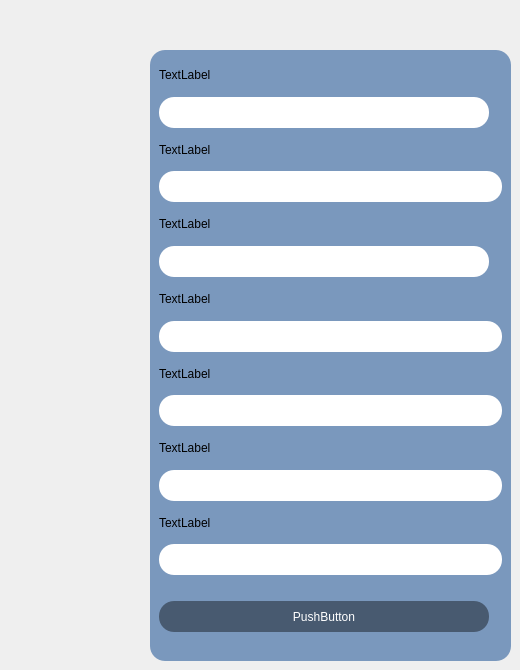
            <widget class="QWidget" name="registrar_transac">
             <widget class="QFrame" name="frame_7">
              <property name="geometry">
               <rect>
                <x>150</x>
                <y>50</y>
                <width>361</width>
                <height>611</height>
               </rect>
              </property>
              <property name="minimumSize">
               <size>
                <width>124</width>
                <height>318</height>
               </size>
              </property>
              <property name="styleSheet">
               <string notr="true">background-color: rgb(122, 152, 189);
border-radius:15px;
border-color: rgb(0, 0, 0);</string>
              </property>
              <property name="frameShape">
               <enum>QFrame::StyledPanel</enum>
              </property>
              <property name="frameShadow">
               <enum>QFrame::Raised</enum>
              </property>
              <layout class="QVBoxLayout" name="verticalLayout_4">
               <item>
                <widget class="QLabel" name="label_15">
                 <property name="text">
                  <string>TextLabel</string>
                 </property>
                </widget>
               </item>
               <item>
                <widget class="QLineEdit" name="lineEdit">
                 <property name="minimumSize">
                  <size>
                   <width>330</width>
                   <height>31</height>
                  </size>
                 </property>
                 <property name="maximumSize">
                  <size>
                   <width>171</width>
                   <height>31</height>
                  </size>
                 </property>
                 <property name="styleSheet">
                  <string notr="true">background-color: rgb(255, 255, 255);</string>
                 </property>
                </widget>
               </item>
               <item>
                <widget class="QLabel" name="label_16">
                 <property name="text">
                  <string>TextLabel</string>
                 </property>
                </widget>
               </item>
               <item>
                <widget class="QLineEdit" name="lineEdit_2">
                 <property name="minimumSize">
                  <size>
                   <width>330</width>
                   <height>31</height>
                  </size>
                 </property>
                 <property name="styleSheet">
                  <string notr="true">background-color: rgb(255, 255, 255);</string>
                 </property>
                </widget>
               </item>
               <item>
                <widget class="QLabel" name="label_17">
                 <property name="text">
                  <string>TextLabel</string>
                 </property>
                </widget>
               </item>
               <item>
                <widget class="QLineEdit" name="lineEdit_3">
                 <property name="maximumSize">
                  <size>
                   <width>330</width>
                   <height>31</height>
                  </size>
                 </property>
                 <property name="styleSheet">
                  <string notr="true">background-color: rgb(255, 255, 255);</string>
                 </property>
                </widget>
               </item>
               <item>
                <widget class="QLabel" name="label_18">
                 <property name="text">
                  <string>TextLabel</string>
                 </property>
                </widget>
               </item>
               <item>
                <widget class="QLineEdit" name="lineEdit_4">
                 <property name="minimumSize">
                  <size>
                   <width>330</width>
                   <height>31</height>
                  </size>
                 </property>
                 <property name="styleSheet">
                  <string notr="true">background-color: rgb(255, 255, 255);</string>
                 </property>
                </widget>
               </item>
               <item>
                <widget class="QLabel" name="label_19">
                 <property name="text">
                  <string>TextLabel</string>
                 </property>
                </widget>
               </item>
               <item>
                <widget class="QLineEdit" name="lineEdit_5">
                 <property name="minimumSize">
                  <size>
                   <width>330</width>
                   <height>31</height>
                  </size>
                 </property>
                 <property name="styleSheet">
                  <string notr="true">background-color: rgb(255, 255, 255);</string>
                 </property>
                </widget>
               </item>
               <item>
                <widget class="QLabel" name="label_20">
                 <property name="text">
                  <string>TextLabel</string>
                 </property>
                </widget>
               </item>
               <item>
                <widget class="QLineEdit" name="lineEdit_6">
                 <property name="minimumSize">
                  <size>
                   <width>330</width>
                   <height>31</height>
                  </size>
                 </property>
                 <property name="styleSheet">
                  <string notr="true">background-color: rgb(255, 255, 255);</string>
                 </property>
                </widget>
               </item>
               <item>
                <widget class="QLabel" name="label_21">
                 <property name="text">
                  <string>TextLabel</string>
                 </property>
                </widget>
               </item>
               <item>
                <widget class="QLineEdit" name="lineEdit_7">
                 <property name="minimumSize">
                  <size>
                   <width>330</width>
                   <height>31</height>
                  </size>
                 </property>
                 <property name="styleSheet">
                  <string notr="true">background-color: rgb(255, 255, 255);</string>
                 </property>
                </widget>
               </item>
               <item>
                <spacer name="horizontalSpacer_6">
                 <property name="orientation">
                  <enum>Qt::Horizontal</enum>
                 </property>
                 <property name="sizeHint" stdset="0">
                  <size>
                   <width>40</width>
                   <height>20</height>
                  </size>
                 </property>
                </spacer>
               </item>
               <item>
                <widget class="QPushButton" name="pushButton">
                 <property name="minimumSize">
                  <size>
                   <width>0</width>
                   <height>31</height>
                  </size>
                 </property>
                 <property name="maximumSize">
                  <size>
                   <width>330</width>
                   <height>31</height>
                  </size>
                 </property>
                 <property name="styleSheet">
                  <string notr="true">background-color: rgb(72, 90, 112);
color: rgb(255, 255, 255);</string>
                 </property>
                 <property name="text">
                  <string>PushButton</string>
                 </property>
                </widget>
               </item>
               <item>
                <spacer name="horizontalSpacer_7">
                 <property name="orientation">
                  <enum>Qt::Horizontal</enum>
                 </property>
                 <property name="sizeHint" stdset="0">
                  <size>
                   <width>40</width>
                   <height>20</height>
                  </size>
                 </property>
                </spacer>
               </item>
              </layout>
             </widget>
            </widget>
